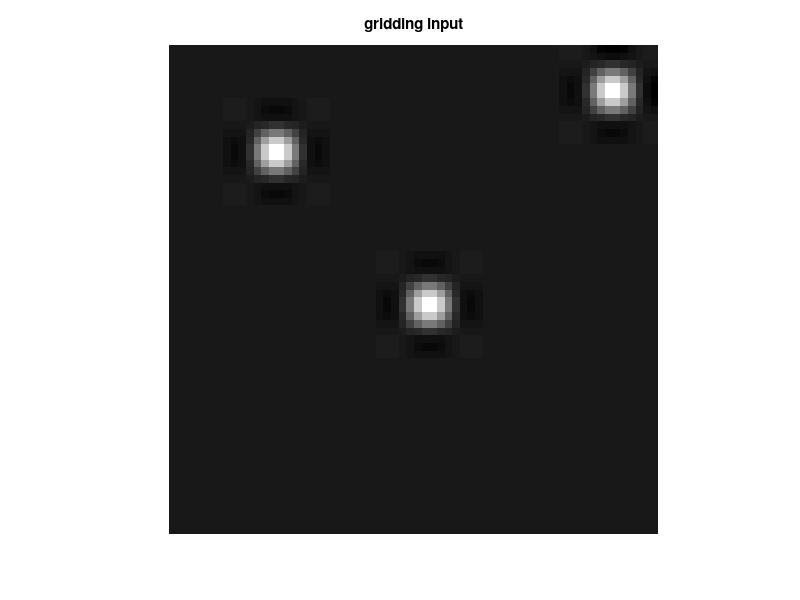

This figure's MATLAB source: (Note: this script raises an error after producing the figure.)
%simple testfile to test the behavior of the gridding operator 
%generates a simple 16x16x16 image with 3 spots in the middle layer
clear all; close all; clc;

%% add bin to path
addpath ../bin
addpath ../../daten
addpath(genpath('./GRIDDING3D'));

%% create image data
im_size = 16;
img = zeros([im_size im_size im_size]);
img(9,9,9) = 1;
img(2,15,9) = 1;
img(4,4,9) = 1;

img(5,5,3) = 1;
img(7,7,3) = 1;
img(13,13,3) = 1;

size(img)
figure, imshow(imresize(abs(img(:,:,9)),4),[]), title('gridding input');

[nPE,nFE,nCh]=size(img);

%% Generate 96 radial projections rawdata
numSpokes = 96;

% Trajectory
theta=linspace(0,pi-pi/numSpokes,numSpokes);
rho=linspace(-0.5,0.5,nPE*2)';
k=rho*exp(-j*theta);

%% generate Fourier sampling operator
%FT = GRIDDING3D(k, 1, 1, 0, [nPE,nFE], 2);
k_traj = [real(k(:))'; imag(k(:))';zeros(1,length(k(:)))];
imwidth = nPE;
osf = 2;
wg = 3;
sw = 8;
w = ones(1,length(k(:)));
FT = gridding3D(k_traj,w,imwidth,osf,wg,sw,'deappo');

%% generate radial data
dataRadial = FT*img;

%density compensation
w = abs(rho);
w = repmat(w, [1, numSpokes,1]);
dataRadial_dc = dataRadial.*w(:);
%% recon
imgRegrid_kb = FT'*dataRadial_dc;
figure, imshow(imresize(abs((imgRegrid_kb(:,:,1))),4),[]), title('gridding');
